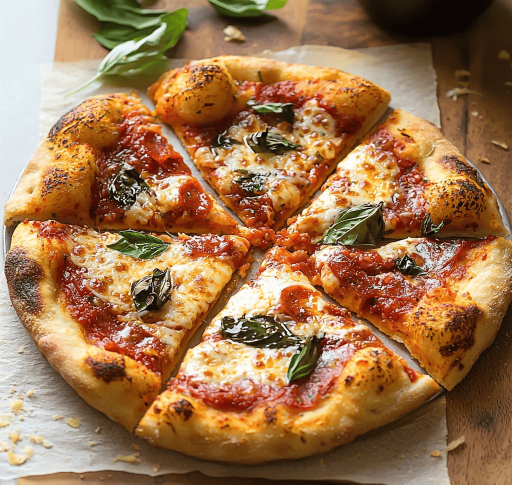
#> input picture imagens/pizza.png, 1024 x 969 px, found by its file name (shown at 1/2 size)
$ jupyter execute --allow-errors gemini_vision.ipynb
#> lines starting #> are read from the running program, lines starting #| are printed output that depends on the picture
# Gemini Vision API com Pydantic (Output Estruturado)

Este notebook demonstra como enviar uma imagem para o Gemini e converter a resposta JSON diretamente para um objeto **Pydantic**, garantindo validação de dados.

## Pré-requisitos
1. `GOOGLE_API_KEY` no arquivo `.env`.
2. Dependências: `google-generativeai`, `pydantic`, `Pillow`, `python-dotenv`.

[cell 1]
import os
import typing
import json
import google.generativeai as genai
from dotenv import load_dotenv
from PIL import Image
import IPython.display
from pydantic import BaseModel, Field

# Carregar variáveis de ambiente
load_dotenv()
api_key = os.getenv("GOOGLE_API_KEY")

if not api_key or api_key == "your_api_key_here":
    print("Erro: Por favor, configure a GOOGLE_API_KEY no arquivo .env.")
else:
    genai.configure(api_key=api_key)
    print("SDK configurado.")

## Definindo o Model com Pydantic

Usar `BaseModel` do Pydantic oferece validação automática e melhor suporte a IDEs.

#> (a cell that did not finish here is left out)

## Carregar Imagem

[cell 3]
image_path = os.path.join('imagens', 'pizza.png')
img = Image.open(image_path)
#> img is the input picture: PIL image 1024x969 P; mean R, G, B 157.6, 116.7, 78.9
IPython.display.display(img.resize((400, 400)))
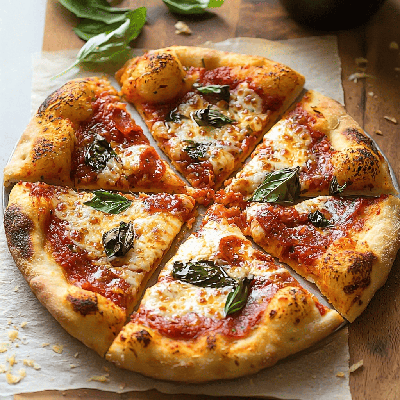
#> shown: PIL image 400x400 P; mean R, G, B 157.5, 116.7, 78.9


$ run again, with imagens/cats_dog.png copied over imagens/pizza.png
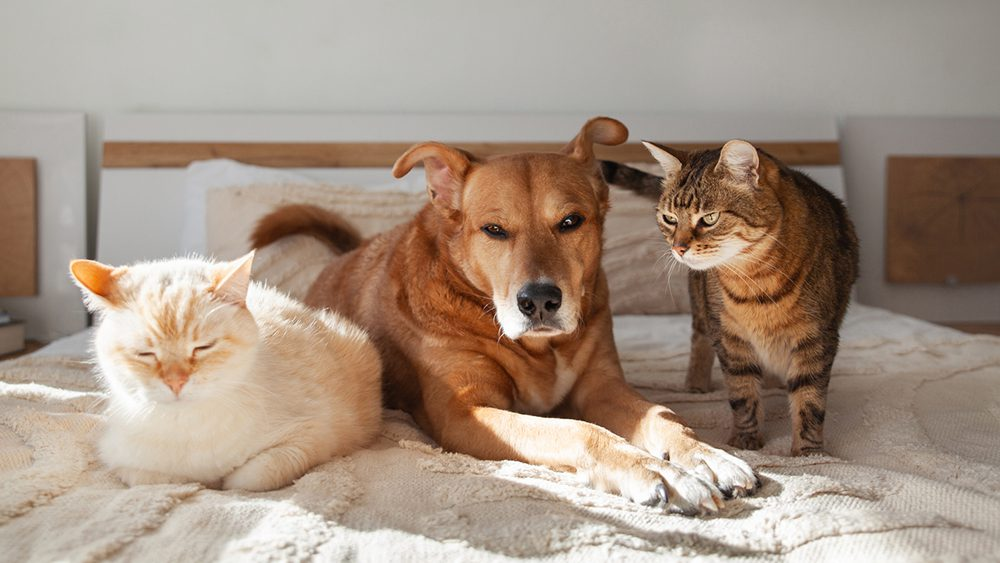
#> input picture imagens/cats_dog.png, 1000 x 563 px, found by its file name
#> img is the input picture: PIL image 1000x563 RGB; mean R, G, B 165.2, 146.8, 131.9
#> `IPython.display.display(img.resize((400, 400)))`:
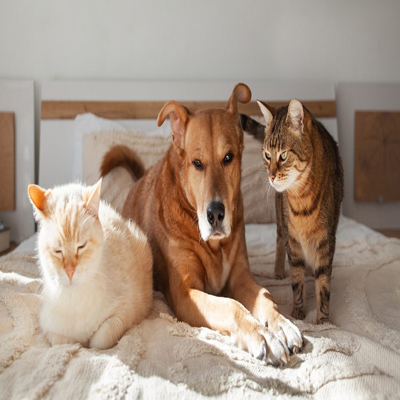
#> shown: PIL image 400x400 RGB; mean R, G, B 165.2, 146.8, 131.9

$ run again, with imagens/kitchen.png copied over imagens/pizza.png
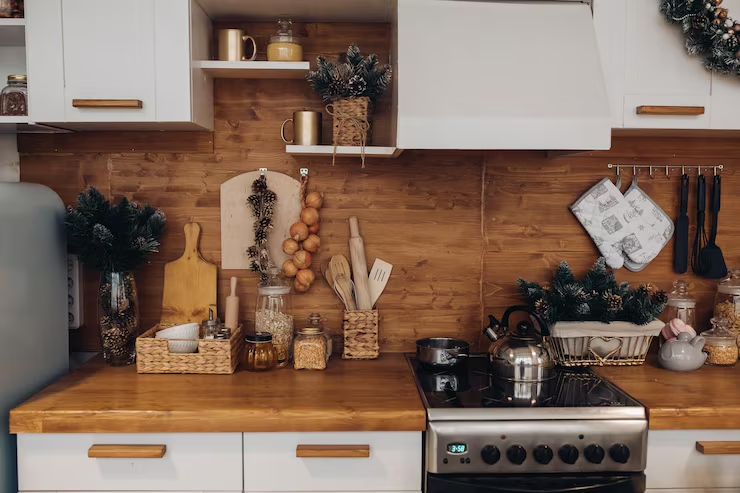
#> input picture imagens/kitchen.png, 740 x 493 px, found by its file name
#> img is the input picture: PIL image 740x493 RGB; mean R, G, B 129.2, 105.9, 91.9
#> `IPython.display.display(img.resize((400, 400)))`:
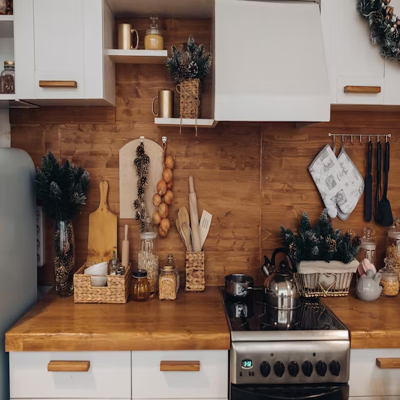
#> shown: PIL image 400x400 RGB; mean R, G, B 129.2, 105.9, 91.9

$ run again, with imagens/bird.jpg saved as imagens/pizza.png
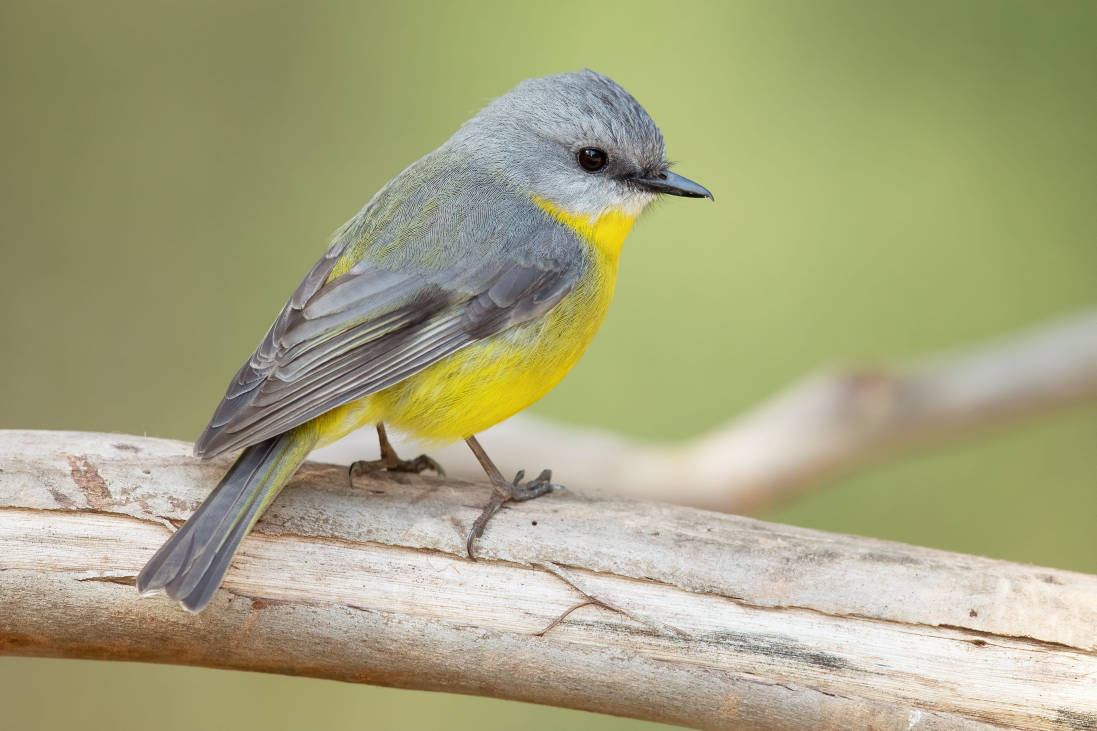
#> input picture imagens/bird.jpg, 4386 x 2924 px, found by its file name (shown at 1/4 size)
#> img is the input picture: PIL image 4386x2924 RGB; mean R, G, B 165.6, 164.7, 127.3
#> `IPython.display.display(img.resize((400, 400)))`:
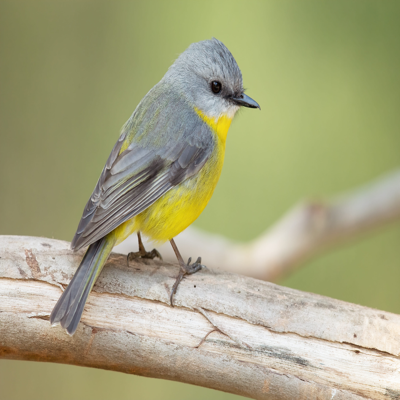
#> shown: PIL image 400x400 RGB; mean R, G, B 165.6, 164.7, 127.3
